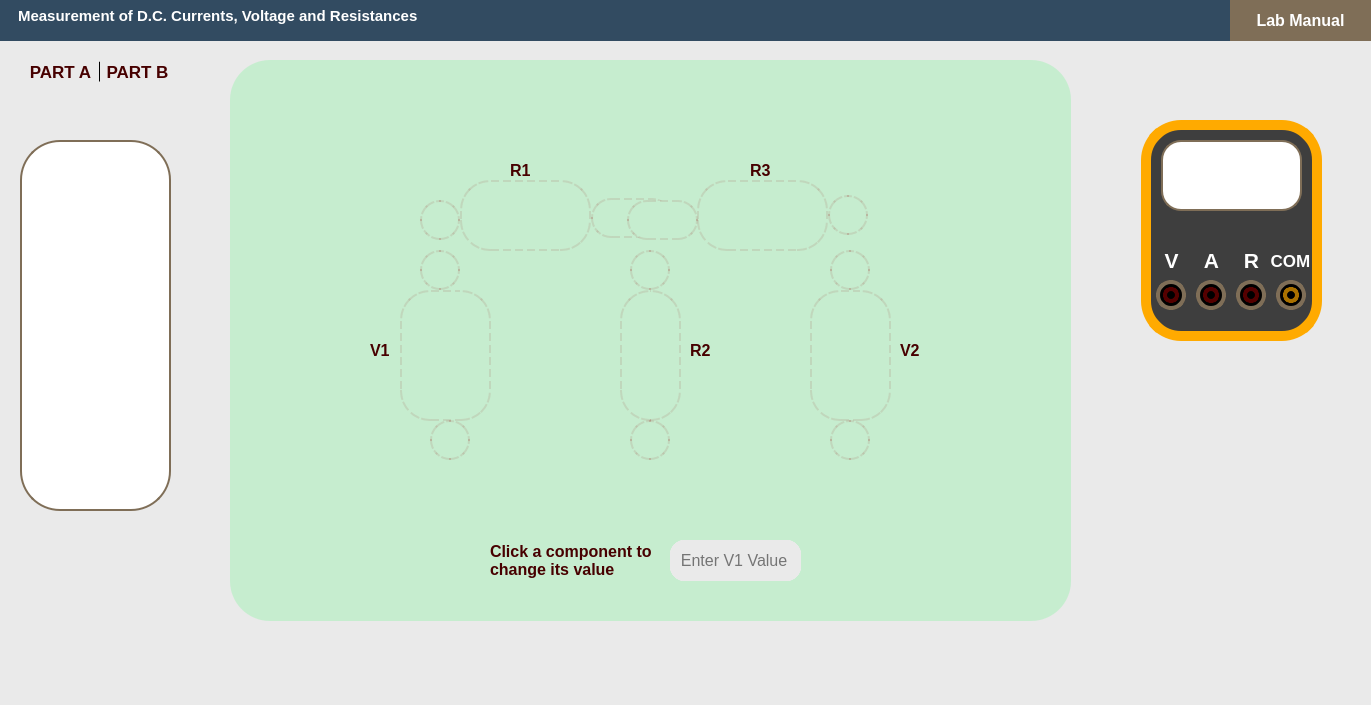
 <widget class="QMainWindow" name="MainWindow">
  <property name="geometry">
   <rect>
    <x>0</x>
    <y>0</y>
    <width>1371</width>
    <height>705</height>
   </rect>
  </property>
  <property name="cursor">
   <cursorShape>PointingHandCursor</cursorShape>
  </property>
  <property name="windowTitle">
   <string>Experiment One</string>
  </property>
  <property name="styleSheet">
   <string notr="true"/>
  </property>
  <widget class="QWidget" name="centralwidget">
   <property name="styleSheet">
    <string notr="true">QWidget{
	
	background-color: rgb(234, 234, 234);
}</string>
   </property>
   <widget class="QLabel" name="label">
    <property name="geometry">
     <rect>
      <x>-90</x>
      <y>-10</y>
      <width>1500</width>
      <height>51</height>
     </rect>
    </property>
    <property name="font">
     <font>
      <pointsize>11</pointsize>
      <weight>75</weight>
      <bold>true</bold>
     </font>
    </property>
    <property name="styleSheet">
     <string notr="true">QLabel{
	
	background-color: rgb(50, 75, 97);
    color: White;
}</string>
    </property>
    <property name="text">
     <string>                          Measurement of D.C. Currents, Voltage and Resistances</string>
    </property>
   </widget>
   <widget class="QLabel" name="label_3">
    <property name="geometry">
     <rect>
      <x>230</x>
      <y>60</y>
      <width>841</width>
      <height>561</height>
     </rect>
    </property>
    <property name="styleSheet">
     <string notr="true">QLabel{	
	background-color: rgb(54, 248, 100, 0.2);
border-radius:40px;
}</string>
    </property>
    <property name="text">
     <string/>
    </property>
   </widget>
   <widget class="QLabel" name="label_4">
    <property name="geometry">
     <rect>
      <x>1141</x>
      <y>120</y>
      <width>181</width>
      <height>221</height>
     </rect>
    </property>
    <property name="styleSheet">
     <string notr="true">QLabel{
	
	
	background-color: rgb(62, 62, 62);
border-radius:40px;
border: 10px solid;
	
	border-color: rgb(255, 170, 0);
}</string>
    </property>
    <property name="text">
     <string/>
    </property>
   </widget>
   <widget class="QLabel" name="label_31">
    <property name="geometry">
     <rect>
      <x>20</x>
      <y>140</y>
      <width>151</width>
      <height>371</height>
     </rect>
    </property>
    <property name="styleSheet">
     <string notr="true">QLabel{
	
	background-color: white;
border-radius:40px;
border: 2px solid;
	border-color: rgb(127, 110, 87);
}</string>
    </property>
    <property name="text">
     <string/>
    </property>
   </widget>
   <widget class="QPushButton" name="pushButton_Home">
    <property name="geometry">
     <rect>
      <x>690</x>
      <y>650</y>
      <width>40</width>
      <height>40</height>
     </rect>
    </property>
    <property name="font">
     <font>
      <pointsize>10</pointsize>
      <weight>75</weight>
      <bold>true</bold>
     </font>
    </property>
    <property name="styleSheet">
     <string notr="true">QPushButton
{
background-color: rgb(51, 51, 51, 0);
color:white;
border:none;
border-radius:20px;
}
QPushButton:hover
{
	
	background-color: rgb(51, 51, 51, 0.3);
}

</string>
    </property>
    <property name="text">
     <string/>
    </property>
   </widget>
   <widget class="QPushButton" name="pushButton_Lab_Manual">
    <property name="geometry">
     <rect>
      <x>1230</x>
      <y>0</y>
      <width>141</width>
      <height>41</height>
     </rect>
    </property>
    <property name="font">
     <font>
      <pointsize>12</pointsize>
      <weight>75</weight>
      <bold>true</bold>
     </font>
    </property>
    <property name="cursor">
     <cursorShape>PointingHandCursor</cursorShape>
    </property>
    <property name="styleSheet">
     <string notr="true">QPushButton
{
border:none;
color:white;
	background-color: rgb(127, 110, 87);
}
QPushButton:hover
{
	
	background-color: rgb(51, 51, 51, 0.5);
}</string>
    </property>
    <property name="text">
     <string>Lab Manual</string>
    </property>
   </widget>
   <widget class="QLabel" name="label_22">
    <property name="geometry">
     <rect>
      <x>695</x>
      <y>655</y>
      <width>31</width>
      <height>31</height>
     </rect>
    </property>
    <property name="styleSheet">
     <string notr="true">QLabel
{
border:none;
border-radius:20px;
}

</string>
    </property>
    <property name="text">
     <string/>
    </property>
    <property name="pixmap">
     <pixmap>Home_Icon.png</pixmap>
    </property>
    <property name="scaledContents">
     <bool>true</bool>
    </property>
   </widget>
   <widget class="QLabel" name="label_2">
    <property name="geometry">
     <rect>
      <x>1100</x>
      <y>5</y>
      <width>31</width>
      <height>31</height>
     </rect>
    </property>
    <property name="styleSheet">
     <string notr="true">background-color: rgb(50, 75, 97);</string>
    </property>
    <property name="text">
     <string/>
    </property>
    <property name="pixmap">
     <pixmap>run_icon.png</pixmap>
    </property>
    <property name="scaledContents">
     <bool>true</bool>
    </property>
   </widget>
   <widget class="QPushButton" name="pushButton_Run">
    <property name="geometry">
     <rect>
      <x>1089</x>
      <y>0</y>
      <width>51</width>
      <height>41</height>
     </rect>
    </property>
    <property name="font">
     <font>
      <pointsize>12</pointsize>
      <weight>75</weight>
      <bold>true</bold>
     </font>
    </property>
    <property name="cursor">
     <cursorShape>PointingHandCursor</cursorShape>
    </property>
    <property name="styleSheet">
     <string notr="true">QPushButton
{
background-color: rgb(51, 51, 51, 0);
color:white;
border:none;
}
QPushButton:hover
{
	
	background-color: rgb(51, 51, 51, 0.5);
}</string>
    </property>
    <property name="text">
     <string/>
    </property>
   </widget>
   <widget class="QLabel" name="label_5">
    <property name="geometry">
     <rect>
      <x>1150</x>
      <y>10</y>
      <width>31</width>
      <height>21</height>
     </rect>
    </property>
    <property name="styleSheet">
     <string notr="true">background-color: rgb(50, 75, 97);</string>
    </property>
    <property name="text">
     <string/>
    </property>
    <property name="pixmap">
     <pixmap>Stop-icon.png</pixmap>
    </property>
    <property name="scaledContents">
     <bool>true</bool>
    </property>
   </widget>
   <widget class="QPushButton" name="pushButton_stop">
    <property name="geometry">
     <rect>
      <x>1140</x>
      <y>0</y>
      <width>51</width>
      <height>41</height>
     </rect>
    </property>
    <property name="font">
     <font>
      <pointsize>12</pointsize>
      <weight>75</weight>
      <bold>true</bold>
     </font>
    </property>
    <property name="cursor">
     <cursorShape>PointingHandCursor</cursorShape>
    </property>
    <property name="styleSheet">
     <string notr="true">QPushButton
{
background-color: rgb(51, 51, 51, 0);
color:white;
border:none;
}
QPushButton:hover
{
	
	background-color: rgb(51, 51, 51, 0.5);
}</string>
    </property>
    <property name="text">
     <string/>
    </property>
   </widget>
   <widget class="QLabel" name="Multimeter_value_displayer">
    <property name="geometry">
     <rect>
      <x>1161</x>
      <y>140</y>
      <width>141</width>
      <height>71</height>
     </rect>
    </property>
    <property name="styleSheet">
     <string notr="true">QLabel{
	
	background-color: white;
border-radius:20px;
border: 2px solid;
	border-color: rgb(127, 110, 87);
}</string>
    </property>
    <property name="text">
     <string/>
    </property>
   </widget>
   <widget class="QLabel" name="label_11">
    <property name="geometry">
     <rect>
      <x>1156</x>
      <y>280</y>
      <width>30</width>
      <height>30</height>
     </rect>
    </property>
    <property name="styleSheet">
     <string notr="true">QLabel{
	
	background-color: black;
border-radius:15px;
border: 4px solid;
	border-color: rgb(127, 110, 87);
}</string>
    </property>
    <property name="text">
     <string/>
    </property>
   </widget>
   <widget class="QLabel" name="label_12">
    <property name="geometry">
     <rect>
      <x>1196</x>
      <y>280</y>
      <width>30</width>
      <height>30</height>
     </rect>
    </property>
    <property name="font">
     <font>
      <pointsize>16</pointsize>
      <weight>75</weight>
      <bold>true</bold>
     </font>
    </property>
    <property name="styleSheet">
     <string notr="true">QLabel{
	
	background-color: black;
border-radius:15px;
border: 4px solid;
	border-color: rgb(127, 110, 87);
}</string>
    </property>
    <property name="text">
     <string/>
    </property>
    <property name="alignment">
     <set>Qt::AlignCenter</set>
    </property>
   </widget>
   <widget class="QLabel" name="label_13">
    <property name="geometry">
     <rect>
      <x>1236</x>
      <y>280</y>
      <width>30</width>
      <height>30</height>
     </rect>
    </property>
    <property name="styleSheet">
     <string notr="true">QLabel{
	
	background-color: black;
border-radius:15px;
border: 4px solid;
	border-color: rgb(127, 110, 87);
}</string>
    </property>
    <property name="text">
     <string/>
    </property>
   </widget>
   <widget class="QLabel" name="label_14">
    <property name="geometry">
     <rect>
      <x>1276</x>
      <y>280</y>
      <width>30</width>
      <height>30</height>
     </rect>
    </property>
    <property name="styleSheet">
     <string notr="true">QLabel{
	
	background-color: black;
border-radius:15px;
border: 4px solid;
	border-color: rgb(127, 110, 87);
}</string>
    </property>
    <property name="text">
     <string/>
    </property>
   </widget>
   <widget class="QLabel" name="label_15">
    <property name="geometry">
     <rect>
      <x>1156</x>
      <y>250</y>
      <width>31</width>
      <height>21</height>
     </rect>
    </property>
    <property name="font">
     <font>
      <pointsize>16</pointsize>
      <weight>75</weight>
      <bold>true</bold>
     </font>
    </property>
    <property name="styleSheet">
     <string notr="true">color: rgb(255, 255, 255);
background-color: rgb(62, 62, 62);</string>
    </property>
    <property name="text">
     <string>V</string>
    </property>
    <property name="alignment">
     <set>Qt::AlignCenter</set>
    </property>
   </widget>
   <widget class="QLabel" name="label_17">
    <property name="geometry">
     <rect>
      <x>1236</x>
      <y>250</y>
      <width>31</width>
      <height>21</height>
     </rect>
    </property>
    <property name="font">
     <font>
      <pointsize>16</pointsize>
      <weight>75</weight>
      <bold>true</bold>
     </font>
    </property>
    <property name="styleSheet">
     <string notr="true">color: rgb(255, 255, 255);
background-color: rgb(62, 62, 62);</string>
    </property>
    <property name="text">
     <string>R</string>
    </property>
    <property name="alignment">
     <set>Qt::AlignCenter</set>
    </property>
   </widget>
   <widget class="QLabel" name="label_18">
    <property name="geometry">
     <rect>
      <x>1196</x>
      <y>250</y>
      <width>31</width>
      <height>21</height>
     </rect>
    </property>
    <property name="font">
     <font>
      <pointsize>16</pointsize>
      <weight>75</weight>
      <bold>true</bold>
     </font>
    </property>
    <property name="styleSheet">
     <string notr="true">color: rgb(255, 255, 255);
background-color: rgb(62, 62, 62);</string>
    </property>
    <property name="text">
     <string>A</string>
    </property>
    <property name="alignment">
     <set>Qt::AlignCenter</set>
    </property>
   </widget>
   <widget class="QLabel" name="Voltage_Measurement_port">
    <property name="geometry">
     <rect>
      <x>1163</x>
      <y>287</y>
      <width>16</width>
      <height>16</height>
     </rect>
    </property>
    <property name="styleSheet">
     <string notr="true">QLabel{
	
	background-color: black;
border-radius:8px;
border: 4px solid;
	
	border-color: rgb(85, 0, 0);
}</string>
    </property>
    <property name="text">
     <string/>
    </property>
   </widget>
   <widget class="QLabel" name="current_measurement_port">
    <property name="geometry">
     <rect>
      <x>1203</x>
      <y>287</y>
      <width>16</width>
      <height>16</height>
     </rect>
    </property>
    <property name="styleSheet">
     <string notr="true">QLabel{
	
	background-color: black;
border-radius:8px;
border: 4px solid;
	
	border-color: rgb(85, 0, 0);
}</string>
    </property>
    <property name="text">
     <string/>
    </property>
   </widget>
   <widget class="QLabel" name="resistance_measurement_port">
    <property name="geometry">
     <rect>
      <x>1243</x>
      <y>287</y>
      <width>16</width>
      <height>16</height>
     </rect>
    </property>
    <property name="styleSheet">
     <string notr="true">QLabel{
	
	background-color: black;
border-radius:8px;
border: 4px solid;
	
	border-color: rgb(85, 0, 0);
}</string>
    </property>
    <property name="text">
     <string/>
    </property>
   </widget>
   <widget class="QLabel" name="Common_port">
    <property name="geometry">
     <rect>
      <x>1283</x>
      <y>287</y>
      <width>16</width>
      <height>16</height>
     </rect>
    </property>
    <property name="styleSheet">
     <string notr="true">QLabel{
	
	background-color: black;
border-radius:8px;
border: 4px solid;
	
	border-color: rgb(170, 113, 0);
}</string>
    </property>
    <property name="text">
     <string/>
    </property>
   </widget>
   <widget class="QLabel" name="label_19">
    <property name="geometry">
     <rect>
      <x>1270</x>
      <y>250</y>
      <width>41</width>
      <height>21</height>
     </rect>
    </property>
    <property name="font">
     <font>
      <pointsize>13</pointsize>
      <weight>75</weight>
      <bold>true</bold>
     </font>
    </property>
    <property name="styleSheet">
     <string notr="true">color: rgb(255, 255, 255);
background-color: rgb(62, 62, 62);</string>
    </property>
    <property name="text">
     <string>COM</string>
    </property>
    <property name="alignment">
     <set>Qt::AlignCenter</set>
    </property>
   </widget>
   <widget class="QPushButton" name="pushButton_partA">
    <property name="geometry">
     <rect>
      <x>20</x>
      <y>60</y>
      <width>81</width>
      <height>23</height>
     </rect>
    </property>
    <property name="font">
     <font>
      <pointsize>13</pointsize>
      <weight>75</weight>
      <bold>true</bold>
     </font>
    </property>
    <property name="styleSheet">
     <string notr="true">QPushButton{
border: 2px solid;
border-top-color: rgb(234, 234, 234);
border-left-color: rgb(234, 234, 234);
border-bottom-color: rgb(234, 234, 234);
color: rgb(71, 0, 0);
}
QPushButton:hover{
color: rgb(223, 74, 0);
}
</string>
    </property>
    <property name="text">
     <string>PART A</string>
    </property>
   </widget>
   <widget class="QPushButton" name="pushButton_partB">
    <property name="geometry">
     <rect>
      <x>100</x>
      <y>60</y>
      <width>75</width>
      <height>23</height>
     </rect>
    </property>
    <property name="font">
     <font>
      <pointsize>13</pointsize>
      <weight>75</weight>
      <bold>true</bold>
     </font>
    </property>
    <property name="styleSheet">
     <string notr="true">QPushButton{
border: none;
	
	color: rgb(71, 0, 0);
}
QPushButton:hover{
	color: rgb(223, 74, 0);
}
</string>
    </property>
    <property name="text">
     <string>PART B</string>
    </property>
   </widget>
   <widget class="QLineEdit" name="R1_value">
    <property name="geometry">
     <rect>
      <x>670</x>
      <y>540</y>
      <width>131</width>
      <height>41</height>
     </rect>
    </property>
    <property name="font">
     <font>
      <pointsize>12</pointsize>
     </font>
    </property>
    <property name="styleSheet">
     <string notr="true">QLineEdit{
border:none;
border-radius: 15px;
}</string>
    </property>
    <property name="text">
     <string/>
    </property>
    <property name="placeholderText">
     <string>  Enter R1 Value</string>
    </property>
   </widget>
   <widget class="QLabel" name="label_32">
    <property name="geometry">
     <rect>
      <x>490</x>
      <y>540</y>
      <width>171</width>
      <height>41</height>
     </rect>
    </property>
    <property name="font">
     <font>
      <pointsize>12</pointsize>
      <weight>75</weight>
      <bold>true</bold>
     </font>
    </property>
    <property name="styleSheet">
     <string notr="true">background-color: rgb(198, 237, 207);
color: rgb(71, 0, 0);</string>
    </property>
    <property name="text">
     <string>Click a component to 
change its value</string>
    </property>
   </widget>
   <widget class="QListWidget" name="listWidget_Drag_R1">
    <property name="geometry">
     <rect>
      <x>45</x>
      <y>155</y>
      <width>101</width>
      <height>51</height>
     </rect>
    </property>
    <property name="styleSheet">
     <string notr="true">QListWidget{
border: 1px solid;
border-right-color: rgb(255, 255, 255);
border-bottom-color: rgb(255, 255, 255);
border-top-color: rgb(255, 255, 255);
border-left-color: rgb(255, 255, 255);
	background-color: rgb(255, 255, 255);
}</string>
    </property>
   </widget>
   <widget class="QListWidget" name="listWidget_Drag_R2">
    <property name="geometry">
     <rect>
      <x>45</x>
      <y>217</y>
      <width>101</width>
      <height>51</height>
     </rect>
    </property>
    <property name="styleSheet">
     <string notr="true">QListWidget{
border: 1px solid;
border-right-color: rgb(255, 255, 255);
border-bottom-color: rgb(255, 255, 255);
border-top-color: rgb(255, 255, 255);
border-left-color: rgb(255, 255, 255);
	background-color: rgb(255, 255, 255);
}</string>
    </property>
   </widget>
   <widget class="QListWidget" name="listWidget_Drag_R3">
    <property name="geometry">
     <rect>
      <x>65</x>
      <y>280</y>
      <width>61</width>
      <height>101</height>
     </rect>
    </property>
    <property name="styleSheet">
     <string notr="true">QListWidget{
border: 1px solid;
border-right-color: rgb(255, 255, 255);
border-bottom-color: rgb(255, 255, 255);
border-top-color: rgb(255, 255, 255);
border-left-color: rgb(255, 255, 255);
	background-color: rgb(255, 255, 255);
}</string>
    </property>
   </widget>
   <widget class="QListWidget" name="listWidget_Drag_V1">
    <property name="geometry">
     <rect>
      <x>30</x>
      <y>390</y>
      <width>61</width>
      <height>101</height>
     </rect>
    </property>
    <property name="styleSheet">
     <string notr="true">QListWidget{
border: 1px solid;
border-right-color: rgb(255, 255, 255);
border-bottom-color: rgb(255, 255, 255);
border-top-color: rgb(255, 255, 255);
border-left-color: rgb(255, 255, 255);
	background-color: rgb(255, 255, 255);
}</string>
    </property>
   </widget>
   <widget class="QListWidget" name="listWidget_Drag_V2">
    <property name="geometry">
     <rect>
      <x>100</x>
      <y>390</y>
      <width>61</width>
      <height>101</height>
     </rect>
    </property>
    <property name="styleSheet">
     <string notr="true">QListWidget{
border: 1px solid;
border-right-color: rgb(255, 255, 255);
border-bottom-color: rgb(255, 255, 255);
border-top-color: rgb(255, 255, 255);
border-left-color: rgb(255, 255, 255);
	background-color: rgb(255, 255, 255);
}</string>
    </property>
   </widget>
   <widget class="QListWidget" name="listWidget_Drop_R1">
    <property name="geometry">
     <rect>
      <x>460</x>
      <y>180</y>
      <width>131</width>
      <height>71</height>
     </rect>
    </property>
    <property name="styleSheet">
     <string notr="true">QListWidget{
border-radius: 30px;
border: 2px dashed;
border-color: rgb(170, 125, 111, 0.2);
background-color: rgb(198, 237, 207);
}</string>
    </property>
   </widget>
   <widget class="QListWidget" name="listWidget_Drop_R3">
    <property name="geometry">
     <rect>
      <x>697</x>
      <y>180</y>
      <width>131</width>
      <height>71</height>
     </rect>
    </property>
    <property name="styleSheet">
     <string notr="true">QListWidget{
border-radius: 30px;
border: 2px dashed;
border-color: rgb(170, 125, 111, 0.2);
background-color: rgb(198, 237, 207);
}</string>
    </property>
   </widget>
   <widget class="QListWidget" name="listWidget_Drop_V1">
    <property name="geometry">
     <rect>
      <x>400</x>
      <y>290</y>
      <width>91</width>
      <height>131</height>
     </rect>
    </property>
    <property name="styleSheet">
     <string notr="true">QListWidget{
border-radius: 30px;
border: 2px dashed;
border-color: rgb(170, 125, 111, 0.2);
background-color: rgb(198, 237, 207);
}</string>
    </property>
   </widget>
   <widget class="QListWidget" name="listWidget_Drop_R2">
    <property name="geometry">
     <rect>
      <x>620</x>
      <y>290</y>
      <width>61</width>
      <height>131</height>
     </rect>
    </property>
    <property name="styleSheet">
     <string notr="true">QListWidget{
border-radius: 30px;
border: 2px dashed;
border-color: rgb(170, 125, 111, 0.2);
background-color: rgb(198, 237, 207);
}</string>
    </property>
   </widget>
   <widget class="QListWidget" name="listWidget_Drop_V2">
    <property name="geometry">
     <rect>
      <x>810</x>
      <y>290</y>
      <width>81</width>
      <height>131</height>
     </rect>
    </property>
    <property name="styleSheet">
     <string notr="true">QListWidget{
border-radius: 30px;
border: 2px dashed;
border-color: rgb(170, 125, 111, 0.2);
background-color: rgb(198, 237, 207);
}</string>
    </property>
   </widget>
   <widget class="QLabel" name="label_6">
    <property name="geometry">
     <rect>
      <x>510</x>
      <y>160</y>
      <width>21</width>
      <height>20</height>
     </rect>
    </property>
    <property name="font">
     <font>
      <pointsize>12</pointsize>
      <weight>75</weight>
      <bold>true</bold>
     </font>
    </property>
    <property name="styleSheet">
     <string notr="true">background-color: rgb(198, 237, 207);
color: rgb(71, 0, 0);</string>
    </property>
    <property name="text">
     <string>R1</string>
    </property>
   </widget>
   <widget class="QLabel" name="label_7">
    <property name="geometry">
     <rect>
      <x>690</x>
      <y>340</y>
      <width>21</width>
      <height>20</height>
     </rect>
    </property>
    <property name="font">
     <font>
      <pointsize>12</pointsize>
      <weight>75</weight>
      <bold>true</bold>
     </font>
    </property>
    <property name="styleSheet">
     <string notr="true">background-color: rgb(198, 237, 207);
color: rgb(71, 0, 0);</string>
    </property>
    <property name="text">
     <string>R2</string>
    </property>
   </widget>
   <widget class="QLabel" name="label_8">
    <property name="geometry">
     <rect>
      <x>370</x>
      <y>340</y>
      <width>21</width>
      <height>20</height>
     </rect>
    </property>
    <property name="font">
     <font>
      <pointsize>12</pointsize>
      <weight>75</weight>
      <bold>true</bold>
     </font>
    </property>
    <property name="styleSheet">
     <string notr="true">background-color: rgb(198, 237, 207);
color: rgb(71, 0, 0);</string>
    </property>
    <property name="text">
     <string>V1</string>
    </property>
   </widget>
   <widget class="QLabel" name="label_9">
    <property name="geometry">
     <rect>
      <x>900</x>
      <y>340</y>
      <width>21</width>
      <height>20</height>
     </rect>
    </property>
    <property name="font">
     <font>
      <pointsize>12</pointsize>
      <weight>75</weight>
      <bold>true</bold>
     </font>
    </property>
    <property name="styleSheet">
     <string notr="true">background-color: rgb(198, 237, 207);
color: rgb(71, 0, 0);</string>
    </property>
    <property name="text">
     <string>V2</string>
    </property>
   </widget>
   <widget class="QLabel" name="label_10">
    <property name="geometry">
     <rect>
      <x>750</x>
      <y>160</y>
      <width>21</width>
      <height>20</height>
     </rect>
    </property>
    <property name="font">
     <font>
      <pointsize>12</pointsize>
      <weight>75</weight>
      <bold>true</bold>
     </font>
    </property>
    <property name="styleSheet">
     <string notr="true">background-color: rgb(198, 237, 207);
color: rgb(71, 0, 0);</string>
    </property>
    <property name="text">
     <string>R3</string>
    </property>
   </widget>
   <widget class="QLineEdit" name="R2_value">
    <property name="geometry">
     <rect>
      <x>670</x>
      <y>540</y>
      <width>131</width>
      <height>41</height>
     </rect>
    </property>
    <property name="font">
     <font>
      <pointsize>12</pointsize>
     </font>
    </property>
    <property name="styleSheet">
     <string notr="true">QLineEdit{
border:none;
border-radius: 15px;
}</string>
    </property>
    <property name="text">
     <string/>
    </property>
    <property name="placeholderText">
     <string>  Enter R2 Value</string>
    </property>
   </widget>
   <widget class="QLineEdit" name="V2_value">
    <property name="geometry">
     <rect>
      <x>670</x>
      <y>540</y>
      <width>131</width>
      <height>41</height>
     </rect>
    </property>
    <property name="font">
     <font>
      <pointsize>12</pointsize>
     </font>
    </property>
    <property name="styleSheet">
     <string notr="true">QLineEdit{
border:none;
border-radius: 15px;
}</string>
    </property>
    <property name="text">
     <string/>
    </property>
    <property name="placeholderText">
     <string>  Enter V2 Value</string>
    </property>
   </widget>
   <widget class="QLineEdit" name="R3_value">
    <property name="geometry">
     <rect>
      <x>670</x>
      <y>540</y>
      <width>131</width>
      <height>41</height>
     </rect>
    </property>
    <property name="font">
     <font>
      <pointsize>12</pointsize>
     </font>
    </property>
    <property name="styleSheet">
     <string notr="true">QLineEdit{
border:none;
border-radius: 15px;
}</string>
    </property>
    <property name="text">
     <string/>
    </property>
    <property name="placeholderText">
     <string>  Enter R3 Value</string>
    </property>
   </widget>
   <widget class="QLineEdit" name="V1_value">
    <property name="geometry">
     <rect>
      <x>670</x>
      <y>540</y>
      <width>131</width>
      <height>41</height>
     </rect>
    </property>
    <property name="font">
     <font>
      <pointsize>12</pointsize>
     </font>
    </property>
    <property name="styleSheet">
     <string notr="true">QLineEdit{
border:none;
border-radius: 15px;
}</string>
    </property>
    <property name="text">
     <string/>
    </property>
    <property name="placeholderText">
     <string>  Enter V1 Value</string>
    </property>
   </widget>
   <widget class="QLabel" name="R1_left_label">
    <property name="geometry">
     <rect>
      <x>420</x>
      <y>200</y>
      <width>40</width>
      <height>40</height>
     </rect>
    </property>
    <property name="styleSheet">
     <string notr="true">QLabel{
border-radius: 20px;
border: 2px dashed;
border-color: rgb(170, 125, 111, 0.2);
background-color: rgb(198, 237, 207);
}</string>
    </property>
    <property name="text">
     <string/>
    </property>
   </widget>
   <widget class="QLabel" name="R2_top_label">
    <property name="geometry">
     <rect>
      <x>630</x>
      <y>250</y>
      <width>40</width>
      <height>40</height>
     </rect>
    </property>
    <property name="styleSheet">
     <string notr="true">QLabel{
border-radius: 20px;
border: 2px dashed;
border-color: rgb(170, 125, 111, 0.2);
background-color: rgb(198, 237, 207);
}</string>
    </property>
    <property name="text">
     <string/>
    </property>
   </widget>
   <widget class="QLabel" name="V1_bottom_label">
    <property name="geometry">
     <rect>
      <x>430</x>
      <y>420</y>
      <width>40</width>
      <height>40</height>
     </rect>
    </property>
    <property name="styleSheet">
     <string notr="true">QLabel{
border-radius: 20px;
border: 2px dashed;
border-color: rgb(170, 125, 111, 0.2);
background-color: rgb(198, 237, 207);
}</string>
    </property>
    <property name="text">
     <string/>
    </property>
   </widget>
   <widget class="QLabel" name="V2_bottom_label">
    <property name="geometry">
     <rect>
      <x>830</x>
      <y>420</y>
      <width>40</width>
      <height>40</height>
     </rect>
    </property>
    <property name="styleSheet">
     <string notr="true">QLabel{
border-radius: 20px;
border: 2px dashed;
border-color: rgb(170, 125, 111, 0.2);
background-color: rgb(198, 237, 207);
}</string>
    </property>
    <property name="text">
     <string/>
    </property>
   </widget>
   <widget class="QLabel" name="R1_right_label">
    <property name="geometry">
     <rect>
      <x>591</x>
      <y>198</y>
      <width>81</width>
      <height>40</height>
     </rect>
    </property>
    <property name="styleSheet">
     <string notr="true">QLabel{
border-radius: 20px;
border: 2px dashed;
border-color: rgb(170, 125, 111, 0.2);
background-color: rgb(198, 237, 207);
}</string>
    </property>
    <property name="text">
     <string/>
    </property>
   </widget>
   <widget class="QLabel" name="R3_left_label">
    <property name="geometry">
     <rect>
      <x>627</x>
      <y>200</y>
      <width>71</width>
      <height>40</height>
     </rect>
    </property>
    <property name="styleSheet">
     <string notr="true">QLabel{
border-radius: 20px;
border: 2px dashed;
border-color: rgb(170, 125, 111, 0.2);
background-color: rgb(198, 237, 207);
}</string>
    </property>
    <property name="text">
     <string/>
    </property>
   </widget>
   <widget class="QLabel" name="V2_top_label">
    <property name="geometry">
     <rect>
      <x>830</x>
      <y>250</y>
      <width>40</width>
      <height>40</height>
     </rect>
    </property>
    <property name="styleSheet">
     <string notr="true">QLabel{
border-radius: 20px;
border: 2px dashed;
border-color: rgb(170, 125, 111, 0.2);
background-color: rgb(198, 237, 207);
}</string>
    </property>
    <property name="text">
     <string/>
    </property>
   </widget>
   <widget class="QLabel" name="R2_bottom_label">
    <property name="geometry">
     <rect>
      <x>630</x>
      <y>420</y>
      <width>40</width>
      <height>40</height>
     </rect>
    </property>
    <property name="styleSheet">
     <string notr="true">QLabel{
border-radius: 20px;
border: 2px dashed;
border-color: rgb(170, 125, 111, 0.2);
background-color: rgb(198, 237, 207);
}</string>
    </property>
    <property name="text">
     <string/>
    </property>
   </widget>
   <widget class="QLabel" name="R3_right_label">
    <property name="geometry">
     <rect>
      <x>828</x>
      <y>195</y>
      <width>40</width>
      <height>40</height>
     </rect>
    </property>
    <property name="styleSheet">
     <string notr="true">QLabel{
border-radius: 20px;
border: 2px dashed;
border-color: rgb(170, 125, 111, 0.2);
background-color: rgb(198, 237, 207);
}</string>
    </property>
    <property name="text">
     <string/>
    </property>
   </widget>
   <widget class="QLabel" name="V1_top_label">
    <property name="geometry">
     <rect>
      <x>420</x>
      <y>250</y>
      <width>40</width>
      <height>40</height>
     </rect>
    </property>
    <property name="styleSheet">
     <string notr="true">QLabel{
border-radius: 20px;
border: 2px dashed;
border-color: rgb(170, 125, 111, 0.2);
background-color: rgb(198, 237, 207);
}</string>
    </property>
    <property name="text">
     <string/>
    </property>
   </widget>
   <zorder>label_3</zorder>
   <zorder>label</zorder>
   <zorder>label_4</zorder>
   <zorder>label_31</zorder>
   <zorder>pushButton_Lab_Manual</zorder>
   <zorder>label_22</zorder>
   <zorder>pushButton_Home</zorder>
   <zorder>label_2</zorder>
   <zorder>pushButton_Run</zorder>
   <zorder>label_5</zorder>
   <zorder>pushButton_stop</zorder>
   <zorder>Multimeter_value_displayer</zorder>
   <zorder>label_11</zorder>
   <zorder>label_12</zorder>
   <zorder>label_13</zorder>
   <zorder>label_14</zorder>
   <zorder>label_15</zorder>
   <zorder>label_17</zorder>
   <zorder>label_18</zorder>
   <zorder>Voltage_Measurement_port</zorder>
   <zorder>current_measurement_port</zorder>
   <zorder>resistance_measurement_port</zorder>
   <zorder>Common_port</zorder>
   <zorder>label_19</zorder>
   <zorder>pushButton_partA</zorder>
   <zorder>pushButton_partB</zorder>
   <zorder>R1_value</zorder>
   <zorder>label_32</zorder>
   <zorder>listWidget_Drag_R1</zorder>
   <zorder>listWidget_Drag_R2</zorder>
   <zorder>listWidget_Drag_R3</zorder>
   <zorder>listWidget_Drag_V1</zorder>
   <zorder>listWidget_Drag_V2</zorder>
   <zorder>listWidget_Drop_R1</zorder>
   <zorder>listWidget_Drop_R3</zorder>
   <zorder>listWidget_Drop_V1</zorder>
   <zorder>listWidget_Drop_R2</zorder>
   <zorder>listWidget_Drop_V2</zorder>
   <zorder>label_6</zorder>
   <zorder>label_7</zorder>
   <zorder>label_8</zorder>
   <zorder>label_9</zorder>
   <zorder>label_10</zorder>
   <zorder>R2_value</zorder>
   <zorder>V2_value</zorder>
   <zorder>R3_value</zorder>
   <zorder>V1_value</zorder>
   <zorder>R1_left_label</zorder>
   <zorder>R2_top_label</zorder>
   <zorder>V1_bottom_label</zorder>
   <zorder>V2_bottom_label</zorder>
   <zorder>R1_right_label</zorder>
   <zorder>R3_left_label</zorder>
   <zorder>V2_top_label</zorder>
   <zorder>R2_bottom_label</zorder>
   <zorder>R3_right_label</zorder>
   <zorder>V1_top_label</zorder>
  </widget>
 </widget>
